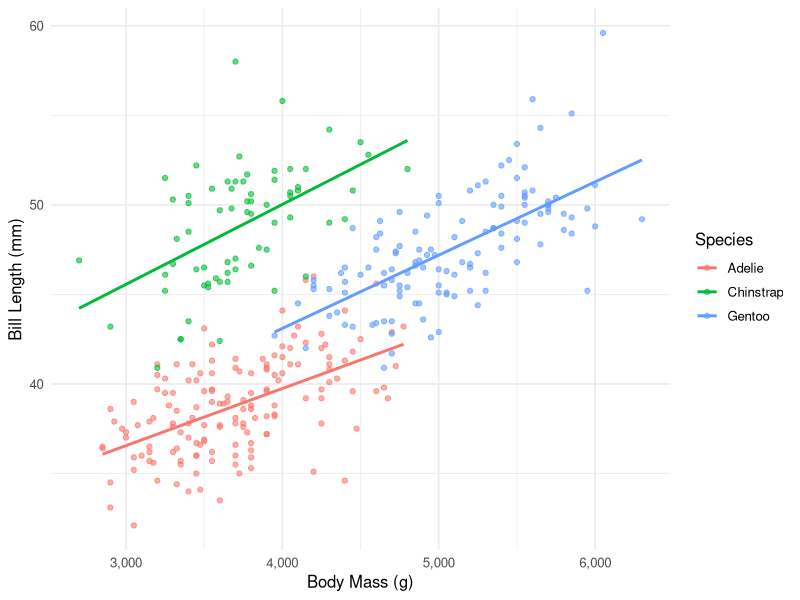

Write the R code that produced this figure.
## ---- chunk 1
knitr::opts_chunk$set(
  echo = TRUE,
  message = FALSE,
  warning = FALSE,
  fig.width = 8,
  fig.height = 6
)
## ---- chunk 2
library(palmerpenguins)
library(tidyverse)

penguins_raw <- penguins

cat("Total observations:", nrow(penguins_raw), "\n")
cat("Species:", paste(unique(penguins_raw$species), collapse = ", "), "\n")
cat("Years:", paste(sort(unique(penguins_raw$year)), collapse = ", "), "\n")
## ---- chunk 3
penguins_clean <- penguins_raw |>
  filter(
    !is.na(bill_length_mm),
    !is.na(bill_depth_mm),
    !is.na(body_mass_g)
  ) |>
  mutate(
    log_body_mass = log(body_mass_g),
    log_bill_length = log(bill_length_mm),
    log_bill_depth = log(bill_depth_mm)
  )

n_excluded <- nrow(penguins_raw) - nrow(penguins_clean)
cat("Excluded", n_excluded, "observations with missing data\n")
cat("Analysis sample:", nrow(penguins_clean), "individuals\n")
## ---- chunk 4
penguins_clean |>
  group_by(species) |>
  summarise(
    n = n(),
    mean_mass = mean(body_mass_g),
    sd_mass = sd(body_mass_g),
    mean_bill_length = mean(bill_length_mm),
    sd_bill_length = sd(bill_length_mm)
  ) |>
  knitr::kable(digits = 1, caption = "Sample characteristics by species")
## ---- chunk 5
model_pooled <- lm(log_bill_length ~ log_body_mass, data = penguins_clean)

pooled_slope <- coef(model_pooled)["log_body_mass"]
pooled_ci <- confint(model_pooled)["log_body_mass", ]

cat("Pooled allometric slope:", round(pooled_slope, 3), "\n")
cat("95% CI:", round(pooled_ci[1], 3), "-", round(pooled_ci[2], 3), "\n")
## ---- chunk 6
ggplot(penguins_clean, aes(x = body_mass_g, y = bill_length_mm,
                           color = species)) +
  geom_point(alpha = 0.6) +
  geom_smooth(method = "lm", se = FALSE) +
  scale_x_continuous(labels = scales::comma) +
  labs(
    x = "Body Mass (g)",
    y = "Bill Length (mm)",
    color = "Species"
  ) +
  theme_minimal(base_size = 12)
## ---- chunk 7
model_species <- lm(log_bill_length ~ log_body_mass * species,
                    data = penguins_clean)

summary(model_species)
## ---- chunk 8
model_additive <- lm(log_bill_length ~ log_body_mass + species,
                     data = penguins_clean)

anova(model_additive, model_species)

cat("\nAIC comparison:\n")
cat("Additive model:", AIC(model_additive), "\n")
cat("Interaction model:", AIC(model_species), "\n")
## ---- chunk 9
library(broom)

coefs <- tidy(model_species, conf.int = TRUE)

adelie_slope <- coefs$estimate[coefs$term == "log_body_mass"]
chinstrap_diff <- coefs$estimate[coefs$term == "log_body_mass:speciesChinstrap"]
gentoo_diff <- coefs$estimate[coefs$term == "log_body_mass:speciesGentoo"]

cat("Adelie slope:", round(adelie_slope, 3), "\n")
cat("Chinstrap slope:", round(adelie_slope + chinstrap_diff, 3), "\n")
cat("Gentoo slope:", round(adelie_slope + gentoo_diff, 3), "\n")
